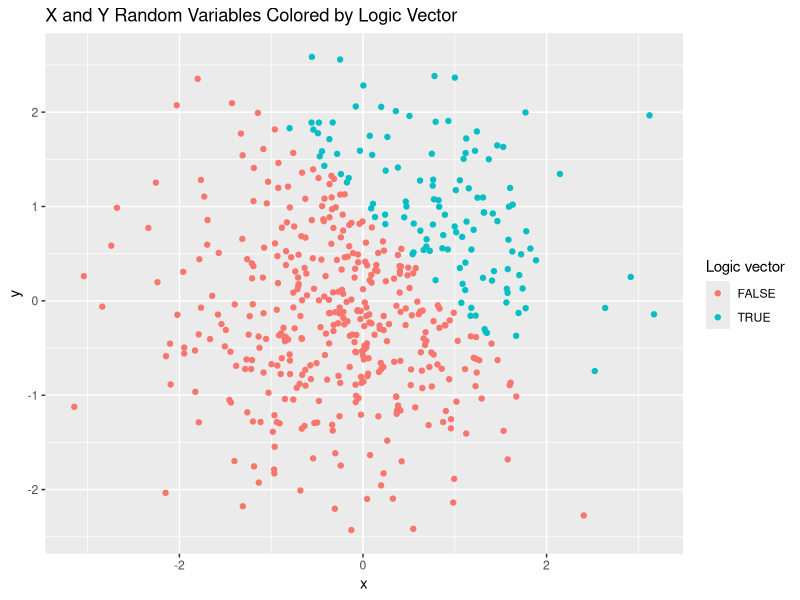
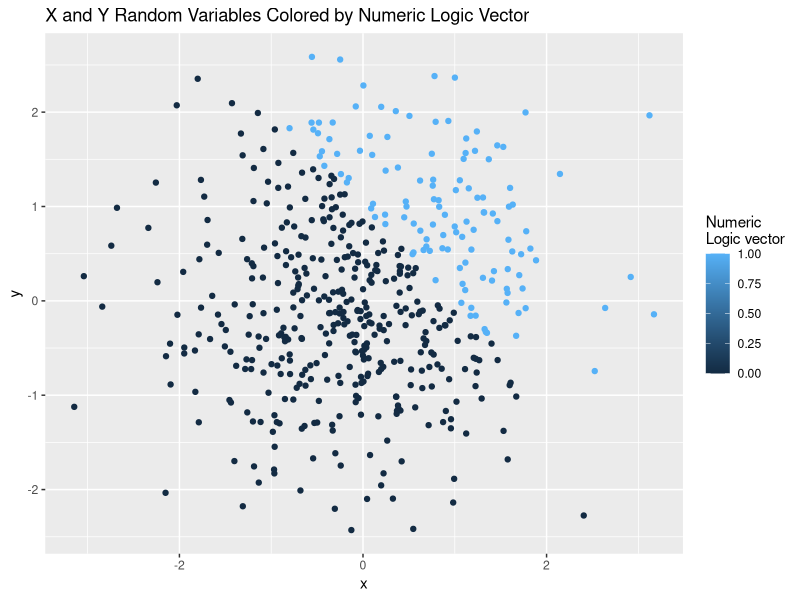
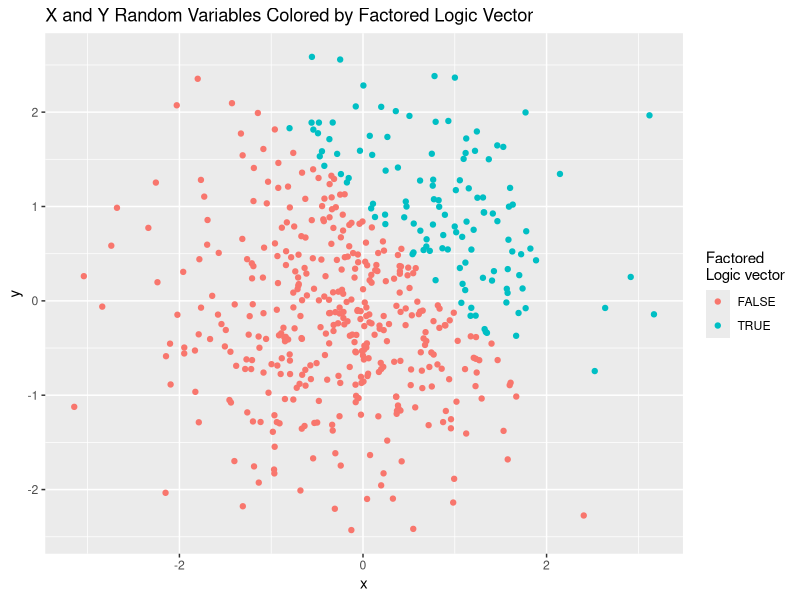

Write R code to recreate these figures, in order.
## ---- chunk 1
library(tidyverse)
library(ggplot2)
library(dplyr)
## ---- chunk 2
data <- tibble(
  rvar = rnorm(8,0,1), #rvar = random variable N(0,1)
  logicv = rvar > 0, #logic vector of rvar > 0
  charv = as.character(rvar[]),#character vector of rvar
  facv = as.factor(
                cut(
                    rvar, 
                    3,
                    levels = c("1","2","3"), 
                    labels = FALSE, 
                    ordered_result = F))  #factor vecor of rvar 
)
## ---- chunk 3
mean(pull(data, rvar))
mean(pull(data,logicv))
mean(pull(data,charv))
mean(pull(data, facv))

## ---- chunk 4
data2 <- tibble(
  x = rnorm(500,0,1),
  y = rnorm(500,0,1),
  logic_xy = x + y > 1,
  nlogic_xy = as.numeric(logic_xy),
  flogic_xy = as.factor(logic_xy)
  
  )
## ---- chunk 5
data2 %>% ggplot(aes(x=x,y=y, color = logic_xy))+
  geom_point()+
  labs(color = "Logic vector", title = "X and Y Random Variables Colored by Logic Vector")

data2 %>% ggplot(aes(x=x,y=y, color = nlogic_xy))+
  geom_point()+
  labs(color = "Numeric\nLogic vector",title = "X and Y Random Variables Colored by Numeric Logic Vector")

data2 %>% ggplot(aes(x=x,y=y, color = flogic_xy))+
  geom_point()+
  labs(color = "Factored\nLogic vector",title = "X and Y Random Variables Colored by Factored Logic Vector")



